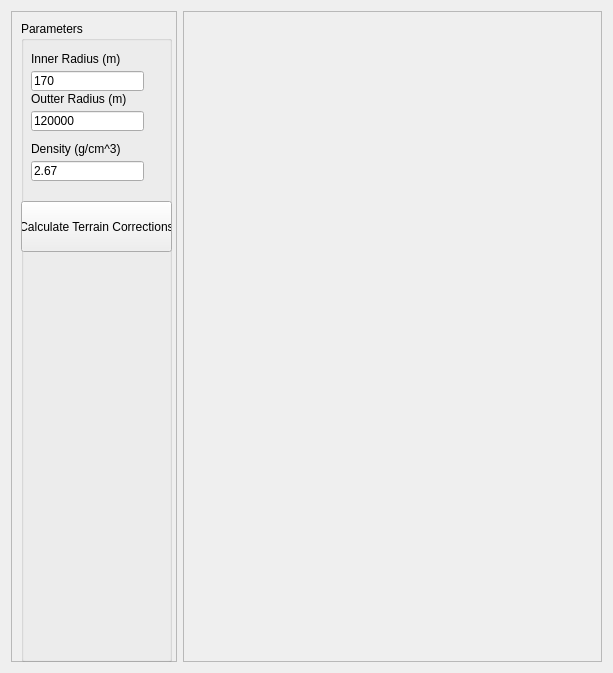
          <widget class="QWidget" name="tab_7">
           <attribute name="title">
            <string>Calculate Terrain Correction</string>
           </attribute>
           <layout class="QFormLayout" name="formLayout">
            <item row="0" column="1">
             <widget class="QFrame" name="frame_16">
              <property name="frameShape">
               <enum>QFrame::StyledPanel</enum>
              </property>
              <property name="frameShadow">
               <enum>QFrame::Raised</enum>
              </property>
              <layout class="QGridLayout" name="gridLayout_18">
               <item row="0" column="1">
                <spacer name="horizontalSpacer_3">
                 <property name="orientation">
                  <enum>Qt::Horizontal</enum>
                 </property>
                 <property name="sizeHint" stdset="0">
                  <size>
                   <width>387</width>
                   <height>20</height>
                  </size>
                 </property>
                </spacer>
               </item>
               <item row="1" column="0" colspan="3">
                <widget class="MatplotlibWidget" name="TCplot2" native="true">
                 <property name="autoFillBackground">
                  <bool>true</bool>
                 </property>
                 <property name="styleSheet">
                  <string notr="true"/>
                 </property>
                </widget>
               </item>
              </layout>
             </widget>
            </item>
            <item row="0" column="0">
             <widget class="QFrame" name="frame_15">
              <property name="sizePolicy">
               <sizepolicy hsizetype="Fixed" vsizetype="Fixed">
                <horstretch>0</horstretch>
                <verstretch>0</verstretch>
               </sizepolicy>
              </property>
              <property name="minimumSize">
               <size>
                <width>166</width>
                <height>651</height>
               </size>
              </property>
              <property name="frameShape">
               <enum>QFrame::StyledPanel</enum>
              </property>
              <property name="frameShadow">
               <enum>QFrame::Raised</enum>
              </property>
              <widget class="QGroupBox" name="groupBox">
               <property name="geometry">
                <rect>
                 <x>10</x>
                 <y>10</y>
                 <width>151</width>
                 <height>641</height>
                </rect>
               </property>
               <property name="minimumSize">
                <size>
                 <width>151</width>
                 <height>392</height>
                </size>
               </property>
               <property name="title">
                <string>Parameters</string>
               </property>
               <widget class="QLabel" name="label_12">
                <property name="geometry">
                 <rect>
                  <x>10</x>
                  <y>70</y>
                  <width>101</width>
                  <height>16</height>
                 </rect>
                </property>
                <property name="text">
                 <string>Outter Radius (m) </string>
                </property>
               </widget>
               <widget class="QLineEdit" name="outterradTC">
                <property name="geometry">
                 <rect>
                  <x>10</x>
                  <y>90</y>
                  <width>113</width>
                  <height>20</height>
                 </rect>
                </property>
                <property name="text">
                 <string>120000</string>
                </property>
               </widget>
               <widget class="QLineEdit" name="innerradTC">
                <property name="geometry">
                 <rect>
                  <x>10</x>
                  <y>50</y>
                  <width>113</width>
                  <height>20</height>
                 </rect>
                </property>
                <property name="text">
                 <string>170</string>
                </property>
               </widget>
               <widget class="QLabel" name="label_11">
                <property name="geometry">
                 <rect>
                  <x>10</x>
                  <y>30</y>
                  <width>101</width>
                  <height>16</height>
                 </rect>
                </property>
                <property name="text">
                 <string>Inner Radius (m) </string>
                </property>
               </widget>
               <widget class="QLabel" name="label_13">
                <property name="geometry">
                 <rect>
                  <x>10</x>
                  <y>120</y>
                  <width>101</width>
                  <height>16</height>
                 </rect>
                </property>
                <property name="text">
                 <string>Density (g/cm^3)</string>
                </property>
               </widget>
               <widget class="QLineEdit" name="density">
                <property name="geometry">
                 <rect>
                  <x>10</x>
                  <y>140</y>
                  <width>113</width>
                  <height>20</height>
                 </rect>
                </property>
                <property name="text">
                 <string>2.67</string>
                </property>
               </widget>
               <widget class="QPushButton" name="CalcTC">
                <property name="geometry">
                 <rect>
                  <x>0</x>
                  <y>180</y>
                  <width>151</width>
                  <height>51</height>
                 </rect>
                </property>
                <property name="text">
                 <string>Calculate Terrain Corrections</string>
                </property>
               </widget>
              </widget>
             </widget>
            </item>
           </layout>
          </widget>
